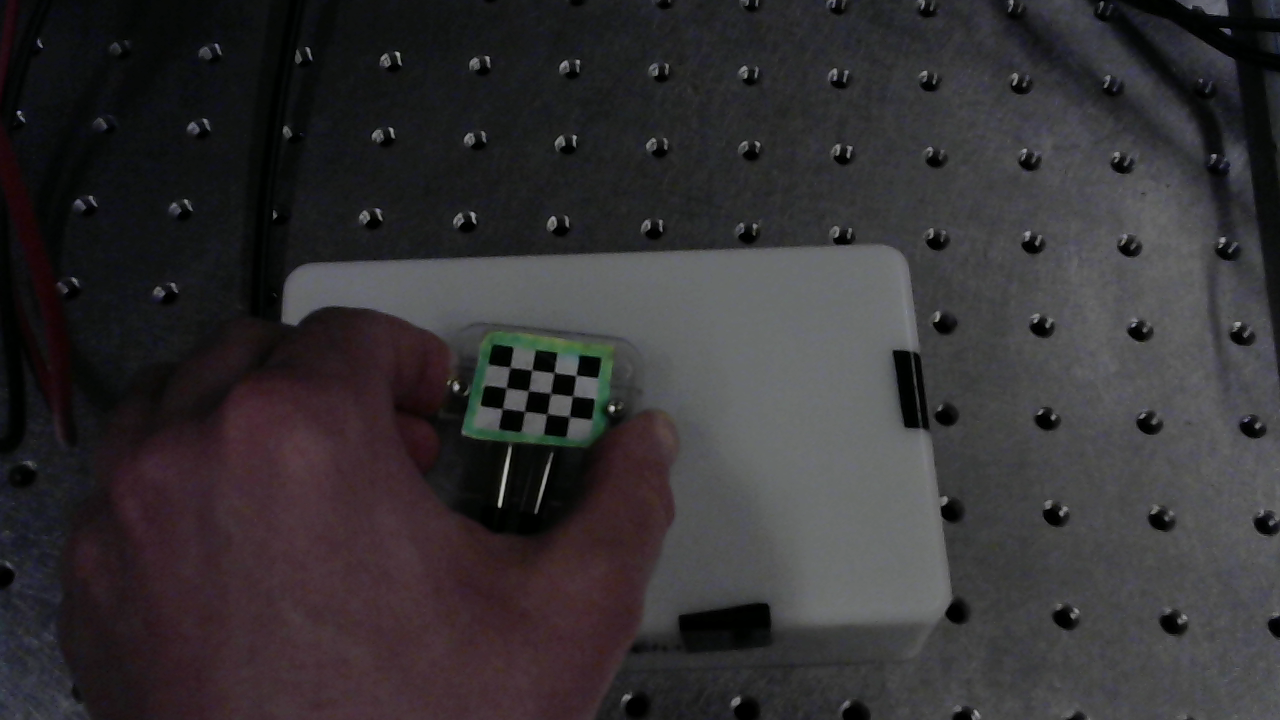
#> input picture data/inclusion2xa_img.tif, 1280 x 720 px, given in place of the camera
$ python gridOpenCV_Live.py
#> lines starting #> are read from the running program, lines starting #| are printed output that depends on the picture
# -*- coding: utf-8 -*-
"""
Tracks a 2D chessboard pattern in 3D space
Displays results live using an attached video device (ie webcam)

Runs at 10-20 fps on my laptop

Created on Mon May 18 2020

@author: Matthew
"""
import numpy as np
import cv2
import time
from matplotlib import pyplot as plt

#generateGridPoints
#
#PURPOSE: Generates evenly spaced points on a grid in WORLD COORDINATES with 0,0 set as the top left intersection
#
#INPUTS:
#   boardSize -- tuple with the number of interior intersections
#   squareSize -- Physical size of the squares in real units (ie cm, mm, etc.)
#
#OUTPUTS:
#   objp -- object points in mm
#
def generateGridPoints(boardSize, squareSize):
    objp = np.zeros((np.prod(boardSize),3), np.float32)
    objp[:,:2] = np.mgrid[0:boardSize[0],0:boardSize[1]].T.reshape(-1,2) * squareSize

    return objp

#initCam
#
#PURPOSE: Save a dictionary of camera info
#
#INPUTS:
#   camFile:       -NPZ file with the camera intrinsics
#   origin2sensor: -Distance from the chessboard origin to the measurement location
#   squareSize:    -Size of a chessboard square in mm
#   frameSize:     -Image size in pixels
#   boardShape:    -Shape of chessboard
#
#OUTPUTS:
#   camDict: -Dictionary with lots of handy camera parameters
#
def initCam(camFile, origin2sensor, squareSize, frameSize, boardShape):
#> called with camFile = 'cameraParams.npz', origin2sensor = (0, 0, 0), squareSize = 10, frameSize = (1280, 720), boardShape = (4, 3)
    camDict = dict()
    #Read intrinsics from numpy npz file
    intrinsics = np.load(camFile)
#> (reads python-src/cameraParams.npz from the repository)
    ##Some constants taken from the Matlab file
    camDict["cameraMatrix"] = intrinsics['cameraMatrix']
    camDict["distCoefs"] = intrinsics['distortionCoefs'][0] #Distortion coefficients
    camDict["origin2sensor"] = origin2sensor  # (mm) X-Distance from the top left grid point to the detector
    camDict["squareSize"] = squareSize
    ##############################################################
    #Other constants for convenience
    camDict["frameSize"] = frameSize
    camDict["cornerFactor"] = 0.5
    camDict["displayFactor"] = 0.5
    camDict["boardShape"] = boardShape
    camDict["criteria"] = (cv2.TERM_CRITERIA_EPS + cv2.TERM_CRITERIA_MAX_ITER, 30, 0.001) #Criteria for subpixel localization of intersections
    #Location of the detector in "Relative" world coordinates

    #Get all of the grid points in "Relative" world coordinates
    camDict["boardPts"]=generateGridPoints(boardShape,squareSize)

    #Calculate distortion maps. The raw function undistort is pretty slow
    #Followed this guy's instructions: http://blog.nishihara.me/opencv/2015/09/03/how-to-improve-opencv-performance-on-lens-undistortion-from-a-video-feed/
    #Speeds it up a lot
    camDict["map1"],camDict["map2"]=cv2.initUndistortRectifyMap(camDict["cameraMatrix"],camDict["distCoefs"],np.eye(3),camDict["cameraMatrix"],(frameSize[0],frameSize[1]),5)

    return camDict
#getProbeLocation
#
#PURPOSE: Calculate the location of the sensor in world coordinates
#
#INPUTS:
#   cam:       -Dictionary of camera constants (see initCam)
#   flatFrame: -Frame from the camera following flatten
#
#OUTPUTS:
#   P_B:          -Measurement location in world coordinates (mm)
#   rvec:         -Rotation vector of the probe
#   tvec:         -Translation vector of the probe
#
def getProbeLocation(cam,flatFrame):

    #Shrink the frame for finding corners
    flatFrameSmall = cv2.resize(flatFrame,(int(cam["frameSize"][0]*cam["cornerFactor"]),int(cam["frameSize"][1]*cam["cornerFactor"])))
    #Find corners on smaller frame
    patFound,corners=cv2.findChessboardCorners(flatFrameSmall,cam["boardShape"])

    #If a checkerboard is recognized
    if patFound:
        #Do subpixel localization
        #Corner locations are scaled up to correspond to full resolution frame
        corners2 = cv2.cornerSubPix(flatFrame,corners/cam["cornerFactor"],(11,11),(-1,-1),cam["criteria"])

        #Find the pose of the camera based on the corner locations
        #flags = 0 (or cv2.SOLVEPNP_ITERATIVE) is Iterative Levenberg-Marquardt
        #flags = 6 (or cv2.SOLVEPNP_IPPE) is a noniterative solution that depends on all the points being co-planar
        #doc link: https://docs.opencv.org/3.4/d9/d0c/group__calib3d.html#ga549c2075fac14829ff4a58bc931c033d
        #Paper ref: T. Collins and A. Bartoli. "Infinitesimal Plane-Based Pose Estimation"
        retVal, rvec,tvec=cv2.solvePnP(cam["boardPts"],corners2,cam["cameraMatrix"],0,flags=cv2.SOLVEPNP_IPPE)

        #Calculate the rotation matrix for this image
        rotMat = cv2.Rodrigues(rvec)[0]
        #Location in world coordinates
        P_A = np.vstack((rotMat.dot(np.array(cam["origin2sensor"]).reshape(3,1)) + tvec.reshape(3,1),1))
        # [16 lines of commented-out code are left out]
        return P_A,rvec,tvec
    else:
        return -1,-1,-1


#Entry point when you run the file Currently saves an mp4 video
#of the first 120 frames
#Also stores the trajectory of the probe
#Will probably roll this into a function in the near future
if __name__ == '__main__':
    cam=initCam('cameraParams.npz',(0,0,0),10,(1280,720),(4,3))
    p1 = np.array([0, 0, 0],dtype=float)
    p2 = np.array([40, 0, 0],dtype=float)
    p3 = np.array([0, 40, 0],dtype=float)
    p4 = np.array([0, 0, -40],dtype=float)
    frameCol = np.zeros((int(cam["frameSize"][1]*cam["displayFactor"]),int(cam["frameSize"][0]*cam["displayFactor"]) ,3),dtype='uint8')

    #Initialize webcam and set frame size
    cap = cv2.VideoCapture(0)
    cap.set(3, cam["frameSize"][0])
    cap.set(4, cam["frameSize"][1])
    #Set the number of frames to save
    saveFrames = 120
    #allocate memory for saving video
    saveVid = np.zeros((int(cam["frameSize"][1]*cam["displayFactor"]),int(cam["frameSize"][0]*cam["displayFactor"]),3,saveFrames),dtype='uint8')
    #Good frame number
    goodFrames = 0
    frameNum = -1
    firstTime = True
    sensorPathWorld = []
    sensorPathImage = []
    sensorMask = []
    #M0_inv = np.eye(4)
    #Elapsed time for a frame
    fel = 0.0
    while(1):
        fstart = time.time()
        ret,frame = cap.read() #Grab a frame
#> frame is the input picture: shape (720, 1280, 3); mean B, G, R 51.1, 49.1, 51.9
        # Check success
        if not cap.isOpened():
            raise Exception("Could not open video device")
        #Increment frame counter
        frameNum = frameNum + 1
        gray = cv2.cvtColor(frame, cv2.COLOR_BGR2GRAY) #Convert to grayscale
        #This is the second half of the undistortion function that is pretty fast
        flatFrame=cv2.remap(gray,cam["map1"],cam["map2"], interpolation=cv2.INTER_LINEAR, borderMode=cv2.BORDER_CONSTANT)
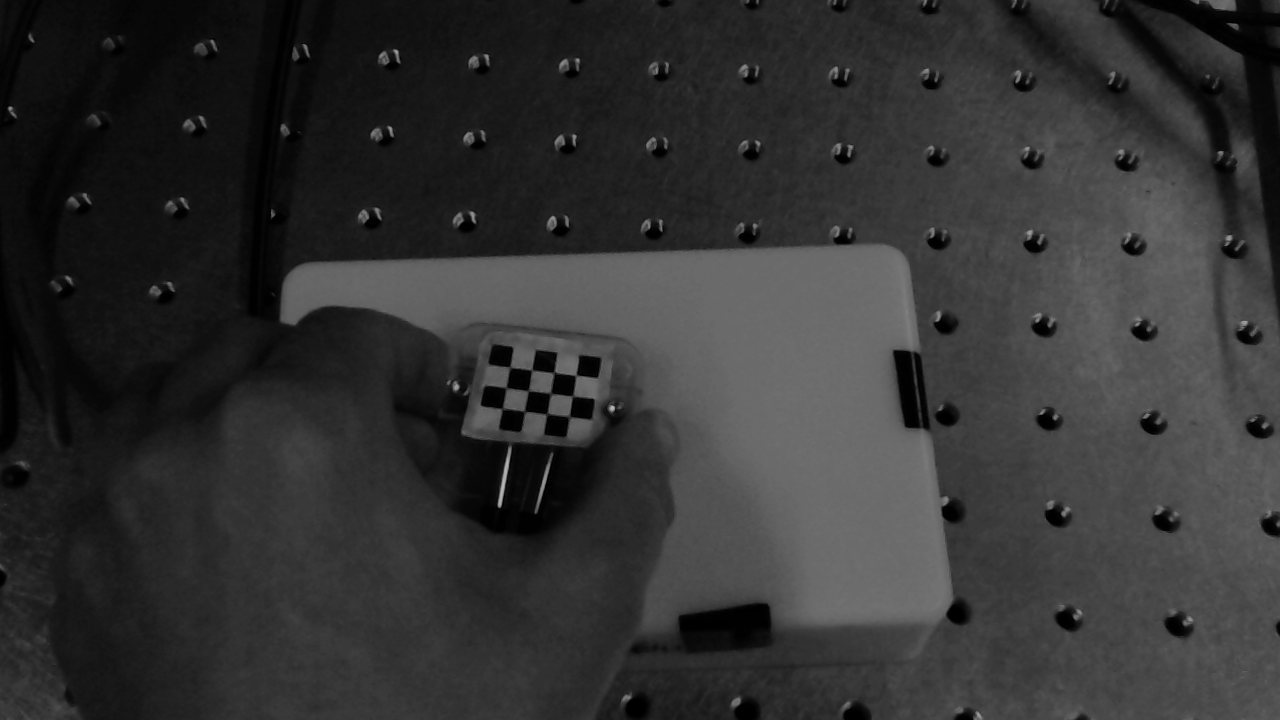
#> flatFrame: shape (720, 1280); min 0, max 186, mean 50.3
        P_B,rvec,tvec = getProbeLocation(cam,flatFrame)
#> in getProbeLocation, `patFound,corners=cv2.findChessboardCorners(flatFrameSmall,cam["boardSh..`: patFound = True; corners = [[254.6, 183.3], [265.7, 184.7], [276.6, 186], [287.7, 187.5], [252.8, 193.6], [263.9, 195.2], [275.1, 196.5], [286, 197.8], [250.8, 204.1], [262, 205.5], [273.3, 206.6], [284.4, 208.2]]
#> in getProbeLocation, `corners2 = cv2.cornerSubPix(flatFrame,corners/cam["cornerFactor"],(11,..`: corners2 = [[509.9, 367.2], [531.6, 370.1], [554.2, 372.6], [575.9, 375.4], [506.2, 387.8], [528.4, 390.6], [550.5, 393.4], [572.6, 396.1], [502.4, 408.6], [524.4, 411.3], [546.9, 413.9], [569.3, 416.6]]
#> in getProbeLocation, `retVal, rvec,tvec=cv2.solvePnP(cam["boardPts"],corners2,cam["cameraMat..`: retVal = True; rvec = [-0.332, 0.0956, 0.143]; tvec = [-50.67, -49.9, 3678.5]
#> in getProbeLocation, `rotMat = cv2.Rodrigues(rvec)[0]`: rotMat = [[0.985, -0.155, 0.07], [0.124, 0.935, 0.331], [-0.117, -0.317, 0.941]]
#> in getProbeLocation, `P_A = np.vstack((rotMat.dot(np.array(cam["origin2sensor"]).reshape(3,1..`: P_A = [-50.67, -49.9, 3678.5, 1]
#> P_B = [-50.67, -49.9, 3678.5, 1]; rvec = [-0.332, 0.0956, 0.143]; tvec = [-50.67, -49.9, 3678.5]
        if not isinstance(P_B,int): #If this is the first frame do some calculations
            #     firstTime = False #make sure this only runs once
            #     firstIm = flatFrame #Save the first image because why not
            #     rvec0 = rvec #Save the rotation vector


            #Save the sensor path in world coordinates
            sensorPathWorld.append(P_B[0:3].reshape(3))
            #Project the overlay points in camera space
            imgpts, _ = cv2.projectPoints(cam["origin2sensor"], rvec, tvec, cam["cameraMatrix"], 0)
#> imgpts = [[509.7, 367.3]]
            imgp1, _ = cv2.projectPoints(p1, rvec, tvec, cam["cameraMatrix"], 0)
#> imgp1 = [[509.7, 367.3]]
            imgp2, _ = cv2.projectPoints(p2, rvec, tvec, cam["cameraMatrix"], 0)
#> imgp2 = [[598.3, 378.1]]
            imgp3, _ = cv2.projectPoints(p3, rvec, tvec, cam["cameraMatrix"], 0)
#> imgp3 = [[495.3, 449.9]]
            imgp4, _ = cv2.projectPoints(p4, rvec, tvec, cam["cameraMatrix"], 0)
#> imgp4 = [[502.2, 336.6]]
            ptXInt = int(np.floor(imgpts[0,0,0]*cam["displayFactor"])) #Cast to integer so it can be drawn
#> ptXInt = 254
            ptYInt = int(np.floor(imgpts[0,0,1]*cam["displayFactor"]))
#> ptYInt = 183
            #Save sensor path in the image for visuilization
            sensorPathImage.append([ptXInt,ptYInt])
            sensorMask.append(True)
            #Rescale image and convert to color for display
            frameCol = cv2.cvtColor(cv2.resize(flatFrame,(int(cam["frameSize"][0]*cam["displayFactor"]),int(cam["frameSize"][1]*cam["displayFactor"]))),cv2.COLOR_GRAY2BGR)
            #Display axes on the screen
            cv2.line(frameCol,(int(np.floor(imgp1[0,0,0]*cam["displayFactor"])),int(np.floor(imgp1[0,0,1]*cam["displayFactor"]))),
                     (int(np.floor(imgp2[0,0,0]*cam["displayFactor"])),int(np.floor(imgp2[0,0,1]*cam["displayFactor"]))),(0,0,255),3)
            cv2.line(frameCol,(int(np.floor(imgp1[0,0,0]*cam["displayFactor"])),int(np.floor(imgp1[0,0,1]*cam["displayFactor"]))),
                     (int(np.floor(imgp3[0,0,0]*cam["displayFactor"])),int(np.floor(imgp3[0,0,1]*cam["displayFactor"]))),(0,255,0),3)
            cv2.line(frameCol,(int(np.floor(imgp1[0,0,0]*cam["displayFactor"])),int(np.floor(imgp1[0,0,1]*cam["displayFactor"]))),
                     (int(np.floor(imgp4[0,0,0]*cam["displayFactor"])),int(np.floor(imgp4[0,0,1]*cam["displayFactor"]))),(255,0,0),3)
#> frameCol: shape (360, 640, 3); mean B, G, R 50.4, 50.6, 50.6
            #Save the first few frames
            if goodFrames < saveFrames:
                saveVid[:,:,:,goodFrames] = frameCol
                goodFrames = goodFrames + 1
            #Calculate the time spent processing this frame
            fel = time.time() - fstart
            #If the grid pattern isn't found, do nothing and mark the sensor mask
        else:
            sensorMask.append(False)
        #If the framerate is too high, sleep until it's time to display
        #This should probably be replaced by some double buffering scheme
        if fel < 0.05:
            time.sleep(0.05-fel)
            fel = 0.05
        #Write FPS on top of display
        cv2.putText(frameCol,'FPS: %.3f' % (1/fel),
            (10,20),
            cv2.FONT_HERSHEY_SIMPLEX,
            1,
            (0,0,255),
            1)
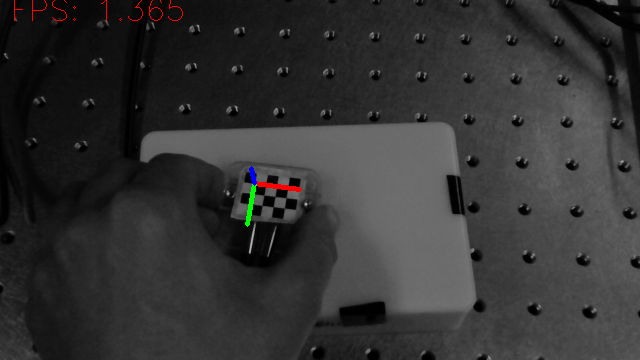
#> frameCol: shape (360, 640, 3); mean B, G, R 50.4, 50.5, 50.9
        #Show the frame
        cv2.imshow('frame',frameCol)
        #Press q to quit out of the loop
        if cv2.waitKey(1) & 0xFF == ord('q'):
#> (key q is pressed here)
            break

    cap.release()
    cv2.destroyAllWindows()

    #Split up path variables
    pathXWorld = [x[0] for x in sensorPathWorld]
#> pathXWorld = [-50.67]
    pathYWorld = [x[1] for x in sensorPathWorld]
#> pathYWorld = [-49.9]
    pathZWorld = [x[2] for x in sensorPathWorld]
#> pathZWorld = [3678.5]

    pathXImage = [x[0]/cam["displayFactor"] for x in sensorPathImage]
#> pathXImage = [508]
    pathYImage = [x[1]/cam["displayFactor"] for x in sensorPathImage]
#> pathYImage = [366]

    #Rudimentary plots


    plt.figure()
    plt.imshow(frameCol)

    plt.figure()
    plt.plot(pathXImage, pathYImage,'o')
    plt.plot(pathXImage[0],pathYImage[0],'o')
    plt.title("Path in Image space")

    plt.figure()
    plt.plot(pathXWorld, pathYWorld,'o')
    plt.plot(pathXWorld[0],pathYWorld[0],'o')
    plt.title("Path in world space")
    plt.axis('equal')

    height,width,depth, frames = saveVid.shape
    fourcc = cv2.VideoWriter_fourcc(*'mp4v')
    v = cv2.VideoWriter('test.mp4',fourcc,20,(width, height))
    for i in range(frames):
        v.write(saveVid[:,:,:,i])

    v.release()


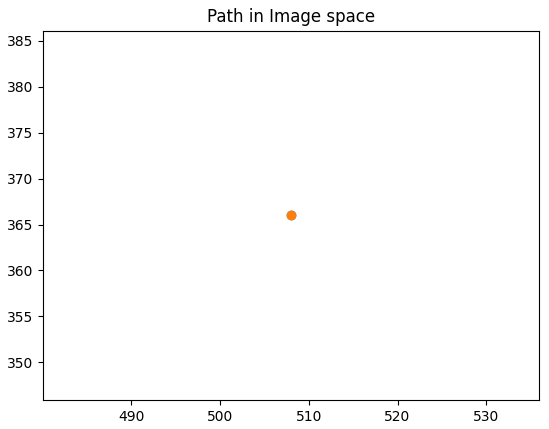
#> figure drawn by matplotlib, 1 panel
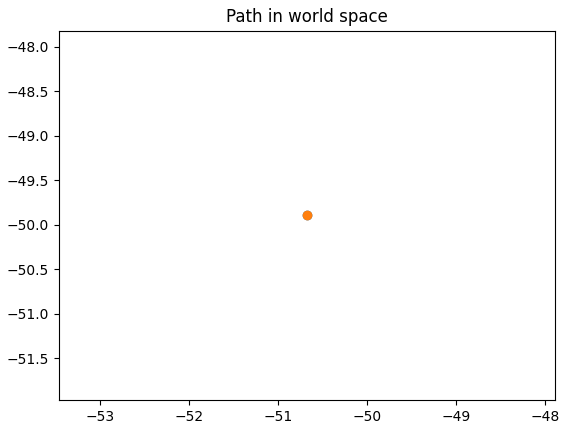
#> figure drawn by matplotlib, 1 panel
